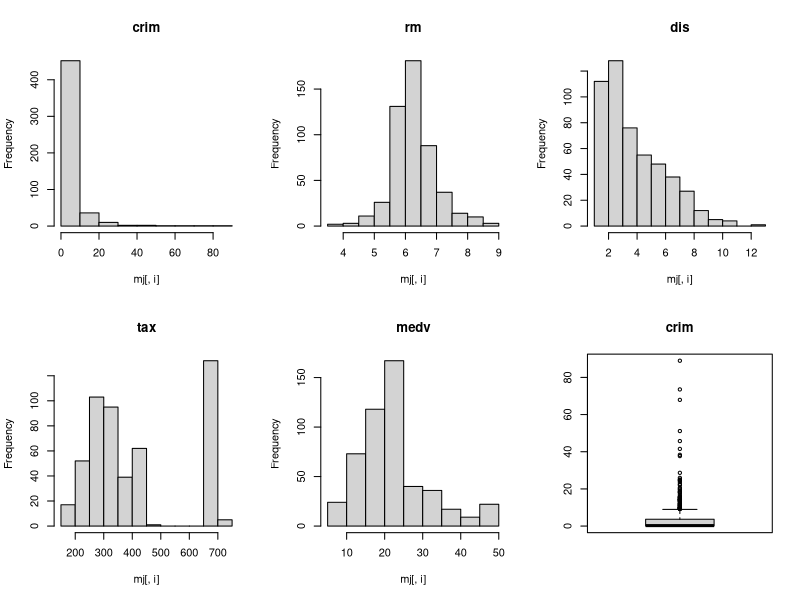
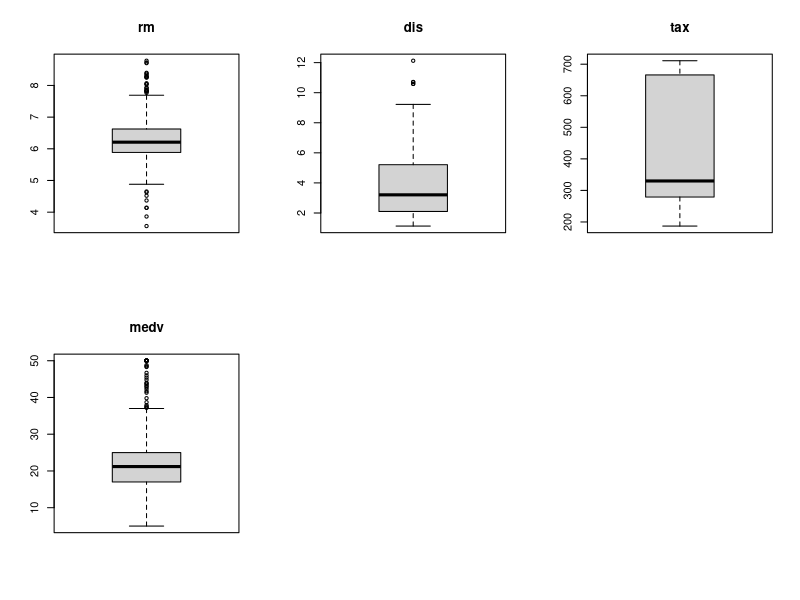
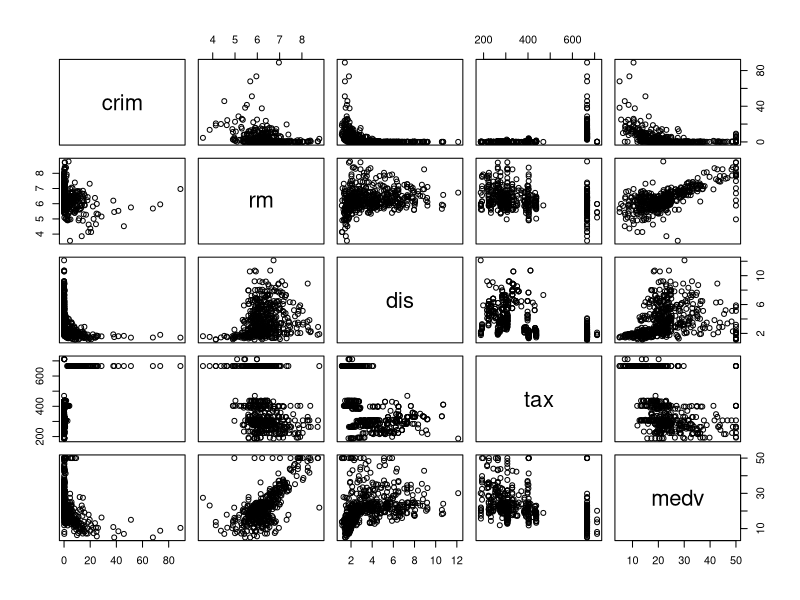

These figures' R source, in order:
###탐색적 데이터 분석
#mlbench 패키지 내 BostonHousing 데이터셋을 탐색
install.packages("mlbench")
library(mlbench)

#데이터셋의 특징 파악
data("BostonHousing")
help("BostonHousing")
dim(BostonHousing)

#crim, rim, dis, tax, medv 항목만 추출해서 별도의 파일 만들기
mj <- BostonHousing[,c("crim","rm","dis","tax","medv")]
mj

#grp는 주택가격을 상, 중, 하로 분류하기(ifelse 문으로 구현)
mj$grp <- ifelse(mj$medv >= 25.0, "상(H)",
                 ifelse(mj$medv <= 17.0, "하(L)", "중(M)"))
mj$grp

#주택가격 그룹별 빈도 구하기
table(mj$grp)

#각 변수들의 히스토그램 그리기
par(mfrow=c(2:3))
for (i in 1:5) {
  hist(mj[,i], main=colnames(mj)[i])
}

#각 변수들의 박스플롯을 그리고 이상치가 있는지 확인하기
for (i in 1:5) {
  boxplot(mj[,i], main=colnames(mj)[i])
}

#주택 가격과 범죄율의 상관관계 파악하기 
pairs(mj[,-6])
cor(mj$medv, mj$crim)
